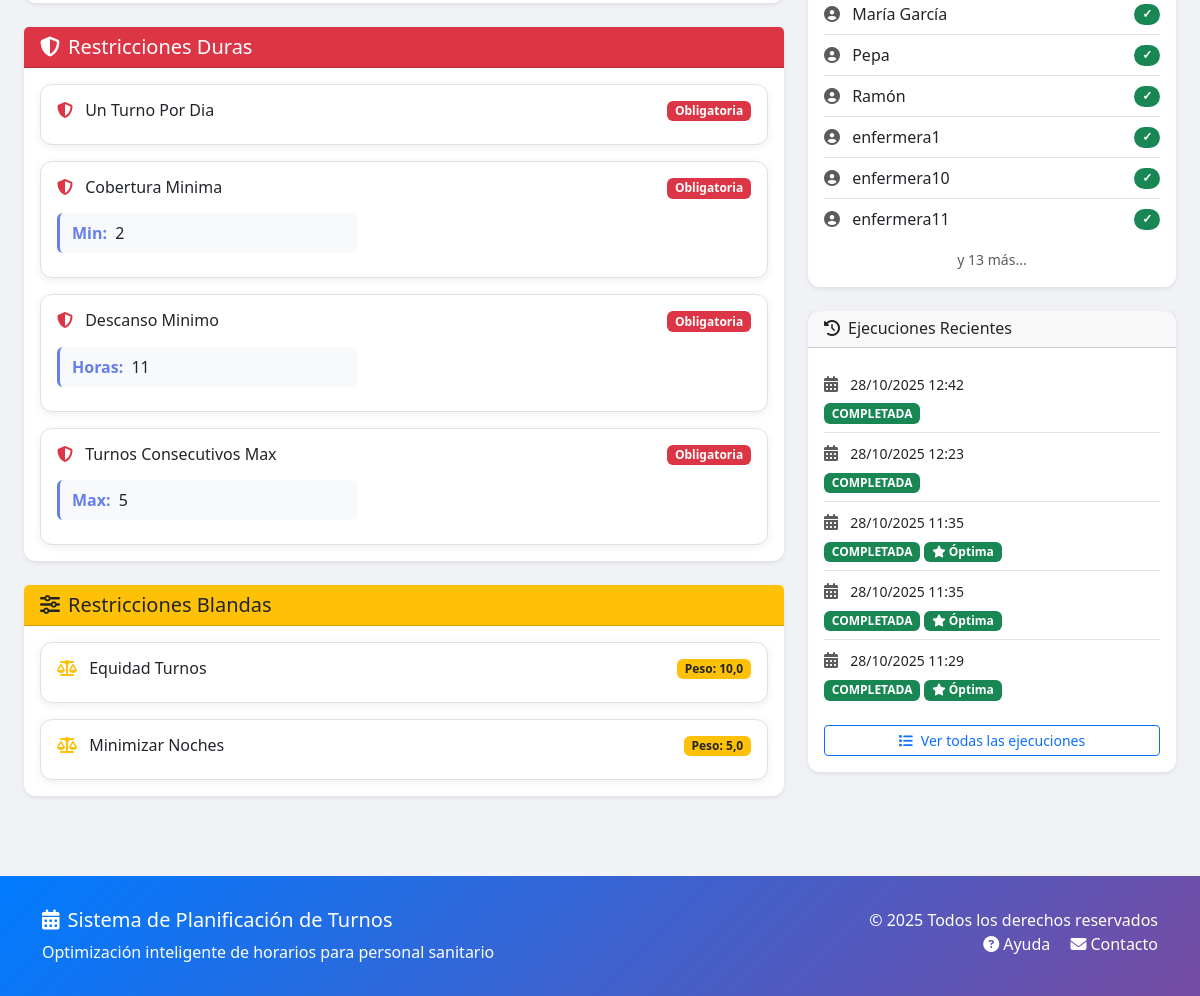
The page /configuraciones/8/ (signed in, lower part) on the database as committed earlier.
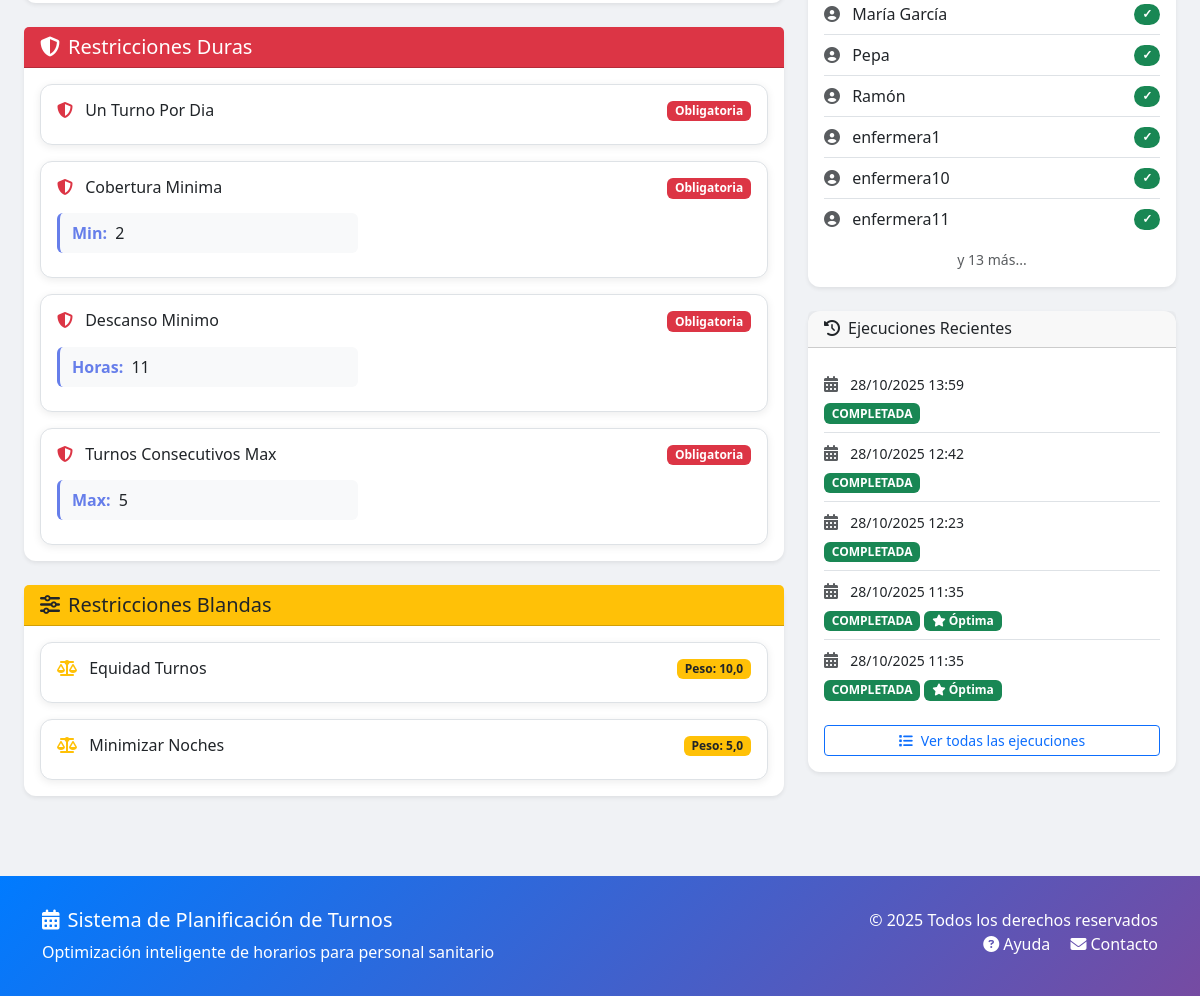
The same page on the database as committed later.
### turnos/models.py (models this page shows, shortened)
class Enfermera(models.Model):
    workspace = models.ForeignKey(
        Workspace,
        on_delete=models.CASCADE,
        related_name='enfermeras',
        null=True,
        blank=True
    )
    nombre = models.CharField(_('Nombre'), max_length=200)
    email = models.EmailField(_('Email'), unique=True)
    telefono = models.CharField(_('Teléfono'), max_length=20, blank=True)
    dni = models.CharField(_('DNI'), max_length=20, blank=True, unique=True, null=True)
    activa = models.BooleanField(_('Activa'), default=True)
    fecha_alta = models.DateField(_('Fecha de alta'), auto_now_add=True)
    preferencias = models.JSONField(_('Preferencias'), default=dict, blank=True)
    notas = models.TextField(_('Notas'), blank=True)
    class Meta:
        verbose_name = _('Enfermera')
        verbose_name_plural = _('Enfermeras')
        ordering = ['nombre']

class Ejecucion(models.Model):
    workspace = models.ForeignKey(
        Workspace,
        on_delete=models.CASCADE,
        related_name='ejecuciones',
        null=True,
        blank=True
    )
    ESTADO_CHOICES = [
        ('PENDIENTE', _('Pendiente')),
        ('PROCESANDO', _('Procesando')),
        ('COMPLETADA', _('Completada')),
        ('INVIABLE', _('Inviable')),
        ('ERROR', _('Error')),
    ]
    configuracion = models.ForeignKey(
        ConfiguracionPlanificacion,
        on_delete=models.CASCADE,
        related_name='ejecuciones',
        verbose_name=_('Configuración')
    )
    estado = models.CharField(_('Estado'), max_length=20, choices=ESTADO_CHOICES, default='PENDIENTE')
    fecha_inicio = models.DateTimeField(_('Fecha de inicio'), auto_now_add=True)
    fecha_fin = models.DateTimeField(_('Fecha de fin'), null=True, blank=True)
    es_optima = models.BooleanField(_('Es óptima'), default=False)
    penalizacion_total = models.FloatField(_('Penalización total'), null=True, blank=True)
    resultado = models.JSONField(_('Resultado'), default=dict, blank=True)
    mensajes = models.JSONField(_('Mensajes'), default=dict, blank=True)
    planilla = models.ForeignKey(
        'Planilla',
        on_delete=models.SET_NULL,
        null=True,
        blank=True,
        related_name='ejecucion_generada',
        verbose_name=_('Planilla')
    )
    class Meta:
        verbose_name = _('Ejecución')
        verbose_name_plural = _('Ejecuciones')
        ordering = ['-fecha_inicio']

### turnos/views.py (the view)
# urls.py: path('configuraciones/<int:pk>/', views.ConfiguracionDetailView.as_view(), name='config_detalle'),
class ConfiguracionDetailView(LoginRequiredMixin, DetailView):
    model = ConfiguracionPlanificacion
    template_name = 'turnos/configuration_detail.html'
    context_object_name = 'configuracion'
    def get_context_data(self, **kwargs):
        context = super().get_context_data(**kwargs)
        logger.info(f"Configuración completa: {json.dumps(self.object.__dict__, default=str, separators=(',', ':'), ensure_ascii=False)}")
        context['ejecuciones_recientes'] = self.object.ejecuciones.order_by('-fecha_inicio')[:5]
        return context

### turnos/templatetags/turnos_extras.py (called while the page is built)
@register.filter
def replace_underscores(value):
    if value:
        return str(value).replace('_', ' ')
    return value

@register.filter
def activo_badge(value):
    if value:
        return mark_safe('<span class="badge bg-success">Activa</span>')
    return mark_safe('<span class="badge bg-secondary">Inactiva</span>')

@register.filter
def estado_badge(value):
    colors = {
        'PENDIENTE': 'secondary',
        'PROCESANDO': 'warning',
        'COMPLETADA': 'success',
        'ERROR': 'danger'
    }
    color = colors.get(value, 'secondary')
    return mark_safe(f'<span class="badge bg-{color}">{value}</span>')

### turnos/templates/turnos/configuration_detail.html (shortened to what the changed rows need)
{% extends 'base.html' %}
{% load static %}
{% load i18n %}
{% load turnos_extras %}
{% block content %}
<div class="container-fluid py-4">
    <div class="row">
        <div class="col-lg-8">
            {% if configuracion.restricciones_duras %}
            <div class="card shadow-sm mb-4">
                <div class="card-body">
                    <div class="row g-3">
                        {% for restriccion in configuracion.restricciones_duras %}
                        <div class="col-12">
                            <div class="card restriction-card border mb-0">
                                <div class="card-body">
                                    <div class="d-flex justify-content-between align-items-start">
                                        <div class="flex-grow-1">
                                            <h6 class="mb-2">
                                                <i class="fas fa-shield-alt text-danger me-2"></i>
                                                {{ restriccion.nombre|replace_underscores|title }}
                                            </h6>
                                            {% if restriccion.parametros %}
                                            <div class="row g-2 mt-2">
                                                {% for key, value in restriccion.parametros.items %}
                                                <div class="col-md-6">
                                                    <div class="config-param">
                                                        <strong>{{ key|title }}:</strong>
                                                        <span class="ms-1">{{ value }}</span>
                                                    </div>
                                                </div>
                                                {% endfor %}
                                            </div>
                                            {% endif %}
                                        </div>
                                        <span class="badge bg-danger">{% trans "Obligatoria" %}</span>
                                    </div>
                                </div>
                            </div>
                        </div>
                        {% endfor %}
                    </div>
                </div>
            </div>
            {% endif %}
            {% if configuracion.restricciones_blandas %}
            <div class="card shadow-sm mb-4">
                <div class="card-body">
                    <div class="row g-3">
                        {% for restriccion in configuracion.restricciones_blandas %}
                        <div class="col-12">
                            <div class="card soft-restriction-card border mb-0">
                                <div class="card-body">
                                    <div class="d-flex justify-content-between align-items-start">
                                        <div class="flex-grow-1">
                                            <h6 class="mb-2">
                                                <i class="fas fa-balance-scale text-warning me-2"></i>
                                                {{ restriccion.nombre|replace_underscores|title }}
                                            </h6>
                                        </div>
                                        <span class="badge bg-warning text-dark">
                                            Peso: {{ restriccion.peso|default:10 }}
                                        </span>
                                    </div>
                                </div>
                            </div>
                        </div>
                        {% endfor %}
                    </div>
                </div>
            </div>
            {% endif %}
        </div>
        <div class="col-lg-4">
            <div class="card shadow-sm mb-4">
                <div class="card-body">
                    {% if configuracion.enfermeras.all %}
                        <div class="list-group list-group-flush">
                            {% for enfermera in configuracion.enfermeras.all|slice:":10" %}
                            <a href="{% url 'turnos:enfermera_detalle' enfermera.id %}"
                               class="list-group-item list-group-item-action d-flex justify-content-between align-items-center px-0">
                                <span>
                                    <i class="fas fa-user-circle text-muted me-2"></i>
                                    {{ enfermera.nombre }}
                                </span>
                                {% if enfermera.activa %}
                                    <span class="badge bg-success rounded-pill">✓</span>
                                {% endif %}
                            </a>
                            {% endfor %}
                        </div>
                    {% else %}
                        <div class="empty-state py-3">
                            <i class="fas fa-user-nurse"></i>
                            <p class="mb-0 small">{% trans "No hay enfermeras asignadas" %}</p>
                        </div>
                    {% endif %}
                </div>
            </div>
            <div class="card shadow-sm">
                <div class="card-body">
                    {% if ejecuciones_recientes %}
                        <div class="list-group list-group-flush">
                            {% for ejecucion in ejecuciones_recientes %}
                            <a href="{% url 'turnos:ejecucion_detalle' ejecucion.id %}"
                               class="list-group-item list-group-item-action px-0">
                                <div class="d-flex justify-content-between align-items-start">
                                    <div>
                                        <div class="mb-1">
                                            <i class="fas fa-calendar-alt text-muted me-2"></i>
                                            <small>{{ ejecucion.fecha_inicio|date:"d/m/Y H:i" }}</small>
                                        </div>
                                        <div>
                                            {{ ejecucion.estado|estado_badge }}
                                            {% if ejecucion.es_optima %}
                                                <span class="badge bg-success">
                                                    <i class="fas fa-star"></i> Óptima
                                                </span>
                                            {% endif %}
                                        </div>
                                    </div>
                                </div>
                            </a>
                            {% endfor %}
                        </div>
                    {% endif %}
                </div>
            </div>
        </div>
    </div>
</div>
{% endblock %}

Rows that differ between the two databases and show on the page:
no longer on this page (row unchanged): Ejecucion: fecha_inicio "28/10/2025 11:29", estado|estado_badge "COMPLETADA", es_optima True (drawn)
added Ejecucion: fecha_inicio "28/10/2025 13:59", estado|estado_badge "COMPLETADA"
